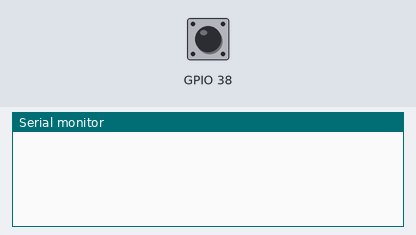
Simulated run of this sketch. Board: ESP32. Parts: the last lines printed to the serial monitor. Inputs (shaded band) come from the test bench; at power-on: GPIO 38 HIGH.

Above: at 1.2 s.
1.3 s: GPIO 38 pulled LOW for 0.15 s
At 3.2 s:
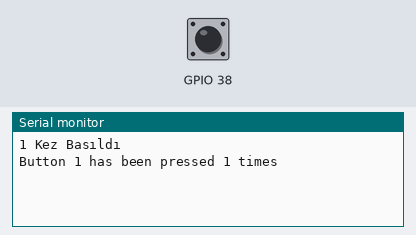
3.5 s: GPIO 38 pulled LOW for 1 s
At 4.9 s:
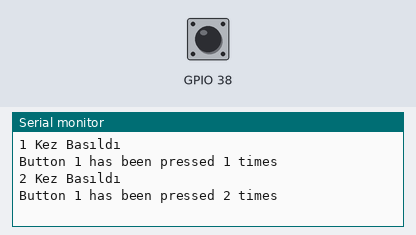
6.0 s: GPIO 38 pulled LOW for 0.15 s
At 9.2 s:
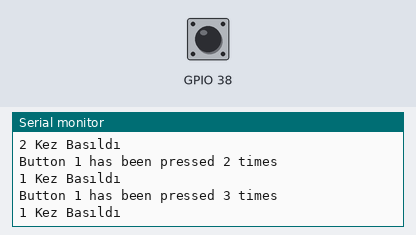

Measured:
- after the input at 1.3 s, the serial monitor: prints a new line after 0.70 s (image 1)
- after the input at 3.5 s, the serial monitor: prints a new line after 0.50 s (image 2)
- after the input at 6.0 s, the serial monitor: prints a new line at once (image 3)

The sketch:

sketch_feb16a.ino
```cpp
#include <Arduino.h>

struct Button {
    const uint8_t PIN;
    uint32_t numberKeyPresses;
    bool pressed;
};

Button button1 = {38, 0, false};
void IRAM_ATTR isr(void* arg) {
    Button* s = static_cast<Button*>(arg);
    s->numberKeyPresses += 1;
    s->pressed = true;
}


void setup() {
    Serial.begin(115200);
    pinMode(button1.PIN, INPUT_PULLUP);
    attachInterruptArg(button1.PIN, isr, &button1, FALLING);
}

void loop() {
    if (button1.pressed) {
        Serial.printf("Button 1 has been pressed %u times\n", button1.numberKeyPresses);
        button1.pressed = false;
    }
    static uint32_t lastMillis = 0;
    if (millis() - lastMillis > 10000) {
      lastMillis = millis();
      detachInterrupt(button1.PIN);
    }
    delay(2000);
    if(button1.numberKeyPresses % 2 == 1){
      Serial.println("1 Kez Basıldı");

    }
    else if(button1.numberKeyPresses % 2 == 0)
    {
      Serial.println("2 Kez Basıldı");

    }
}
```
